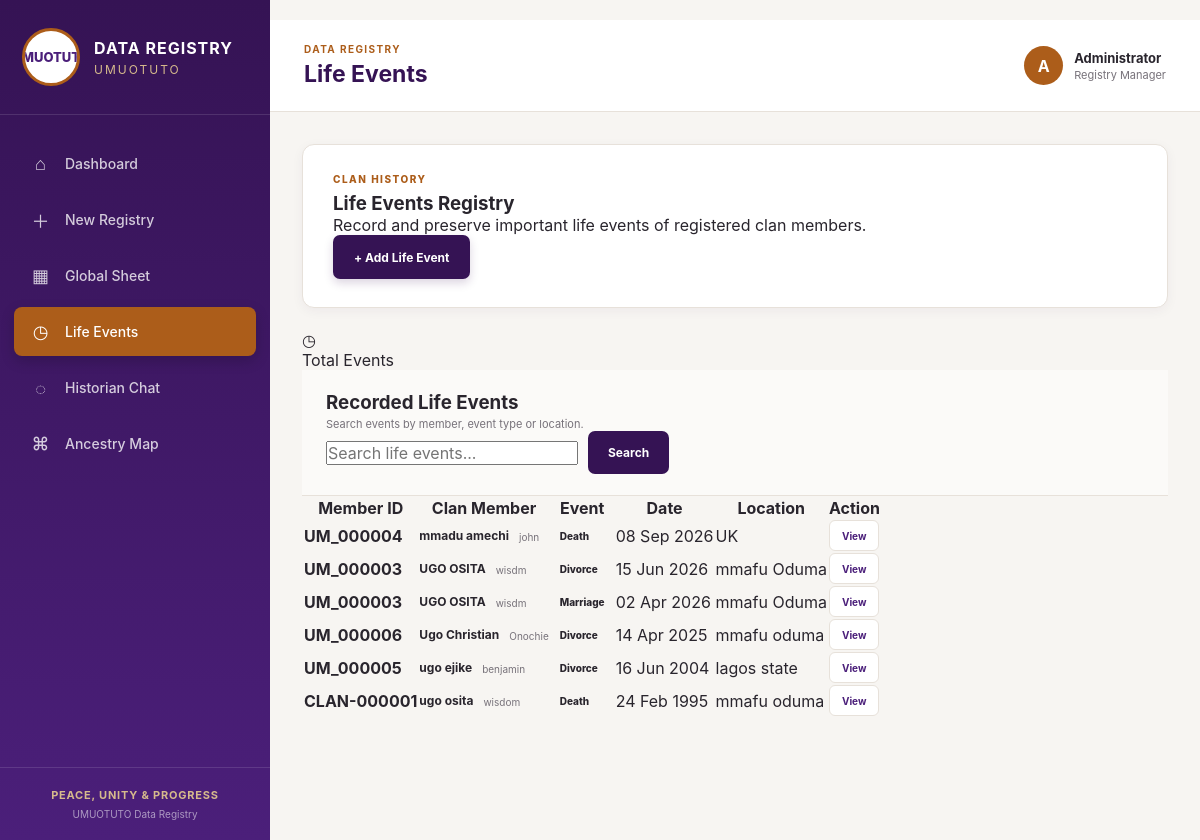
Page /life-events/ on the committed database.
### registry/models.py (models this page shows, shortened)
class LifeEvent(models.Model):
    EVENT_TYPE_CHOICES = [
        ("MARRIAGE", "Marriage"),
        ("DIVORCE", "Divorce"),
        ("DEATH", "Death"),
        ("NAME_CHANGE", "Name Change"),
        ("MIGRATION", "Migration"),
    ]
    member = models.ForeignKey(
        Registry,
        on_delete=models.CASCADE,
        related_name="life_events",
    )
    event_type = models.CharField(
        max_length=20,
        choices=EVENT_TYPE_CHOICES,
    )
    event_date = models.DateField()
    event_location = models.CharField(
        max_length=200,
        blank=True,
    )
    class Meta:
        ordering = ["-event_date"]
        verbose_name = "Life Event"
        verbose_name_plural = "Life Events"

class Registry(models.Model):
    ROOT_FAMILY_CHOICES = [
        ("UMUNANGWU", "Umunangwu"),
        ("UMUGBANOKE", "Umugbanoke"),
        ("UMUCHUKWU", "Umuchukwu"),
    ]
    GENDER_CHOICES = [
        ("MALE", "Male"),
        ("FEMALE", "Female"),
    ]
    MARITAL_STATUS_CHOICES = [
        ("SINGLE", "Single"),
        ("MARRIED", "Married"),
        ("DIVORCED", "Divorced"),
    ]
    aut_id = models.CharField(
        max_length=30,
        unique=True,
        editable=False,
        blank=True,
    )
    aut_reg_date = models.DateTimeField(
        auto_now_add=True,
    )
    family_root = models.CharField(
        max_length=30,
        choices=ROOT_FAMILY_CHOICES,
    )
    title = models.CharField(
        max_length=50,
        blank=True,
    )
    surname = models.CharField(
        max_length=100,
    )
    firstname = models.CharField(
        max_length=100,
    )
    middlename = models.CharField(
        max_length=100,
        blank=True,
    )
    nickname = models.CharField(
        max_length=100,
        blank=True,
    )
    phone_number = models.CharField(
        max_length=20,
        blank=True,
        validators=[phone_validator],
    )
    gender = models.CharField(
        max_length=10,
        choices=GENDER_CHOICES,
    )
    date_of_birth = models.DateField(
        null=True,
        blank=True,
    )
    place_of_birth = models.CharField(
        max_length=200,
        blank=True,
    )
    family_name = models.CharField(
        max_length=200,
        blank=True,
    )
    immediate_fathers_name = models.CharField(
        max_length=200,
        blank=True,
    )
    mother_name = models.CharField(
        max_length=200,
        blank=True,
    )
    mother_clan = models.CharField(
        max_length=200,
        blank=True,
    )
    mother_village = models.CharField(
        max_length=200,
        blank=True,
    )
    mother_state = models.CharField(
        max_length=200,
        blank=True,
    )
    mother_country = models.CharField(
        max_length=200,
        blank=True,
    )
    marital_status = models.CharField(
        max_length=20,
        choices=MARITAL_STATUS_CHOICES,
    )
    spouse_full_name = models.CharField(
        max_length=200,
        blank=True,
    )
    date_of_marriage = models.DateField(
        null=True,
        blank=True,
    )
    spouse_clan = models.CharField(
        max_length=200,
        blank=True,
    )
    spouse_village = models.CharField(
        max_length=200,
        blank=True,
    )
    spouse_state = models.CharField(
        max_length=200,
        blank=True,
    )
    spouse_country = models.CharField(
        max_length=200,
        blank=True,
    )
    date_of_divorce = models.DateField(
        null=True,
        blank=True,
    )
    academic_qualification = models.CharField(
        max_length=200,
        blank=True,
    )
    area_of_profession = models.CharField(
        max_length=200,
        blank=True,
    )
    occupation = models.CharField(
        max_length=200,
        blank=True,
    )
    class Meta:
        ordering = ["-aut_reg_date"]
        verbose_name = "Registry Record"
        verbose_name_plural = "Registry Records"

### registry/views.py (the view, shortened to what this page needs)
def life_events(request):
    query = (
        request.GET.get("q")
        or request.GET.get("search")
        or ""
    ).strip()
    events = (
        LifeEvent.objects
        .select_related("member")
        .order_by(
            "-event_date",
            "-id",
        )
    )
    context = {
        "events": events,
        "query": query,
        "search_query": query,
    }
    return render(
        request,
        "registry/life_events.html",
        context,
    )

### templates/registry/life_events.html (shortened to what this page needs)
{% extends "registry/base.html" %}
{% block page_heading %}
    Life Events
{% endblock %}
{% block content %}
<div class="page-intro">
    <div>
        <p class="section-kicker">CLAN HISTORY</p>
        <h3>
            Life Events Registry
        </h3>
        <p>
            Record and preserve important life events of registered clan members.
        </p>
    </div>
    <a
        href="{% url 'new_life_event' %}"
        class="primary-button"
    >
        + Add Life Event
    </a>
</div>
<div class="stats-grid">
    <div class="stat-card">
        <div class="stat-icon">
            ◷
        </div>
        <div>
            <span>Total Events</span>
        </div>
    </div>
</div>
<div class="table-card">
    <div class="table-header">
        <div>
            <h3>
                Recorded Life Events
            </h3>
            <p>
                Search events by member, event type or location.
            </p>
        </div>
        <form
            method="get"
            class="search-form"
        >
            <input
                type="search"
                name="search"
                value="{{ search_query }}"
                placeholder="Search life events..."
            >
            <button
                type="submit"
                class="search-button"
            >
                Search
            </button>
        </form>
    </div>
    {% if events %}
    <div class="table-wrapper">
        <table>
            <thead>
                <tr>
                    <th>Member ID</th>
                    <th>Clan Member</th>
                    <th>Event</th>
                    <th>Date</th>
                    <th>Location</th>
                    <th>Action</th>
                </tr>
            </thead>
            <tbody>
                {% for event in events %}
                <tr>
                    <td>
                        <strong>
                            {{ event.member.aut_id }}
                        </strong>
                    </td>
                    <td>
                        <div class="member-name">
                            <strong>
                                {{ event.member.surname }}
                                {{ event.member.firstname }}
                            </strong>
                            {% if event.member.middlename %}
                                <span>
                                    {{ event.member.middlename }}
                                </span>
                            {% endif %}
                        </div>
                    </td>
                    <td>
                        <span class="event-badge event-{{ event.event_type|lower }}">
                            {{ event.get_event_type_display }}
                        </span>
                    </td>
                    <td>
                        {{ event.event_date|date:"d M Y" }}
                    </td>
                    <td>
                        {% if event.event_location %}
                            {{ event.event_location }}
                        {% else %}
                            —
                        {% endif %}
                    </td>
                    <td>
                        <a
                            href="{% url 'view_life_event' event.pk %}"
                            class="view-button"
                        >
                            View
                        </a>
                    </td>
                </tr>
                {% endfor %}
            </tbody>
        </table>
    </div>
    {% endif %}
</div>
{% endblock %}

### static/css/main.css (style rules this page uses)
:root { --purple: #4B1F7A; --purple-dark: #351354; --purple-light: #6A3A99; --bronze: #AC5D1A; --orange: #D86D1E; --gold: #D6BA8C; --cream: #F7F5F2; --white: #FFFFFF; --text: #29252D; --muted: #77727A; --border: #E7E1DA; --danger: #B83232; --sidebar-width: 270px; }
* { margin: 0; padding: 0; box-sizing: border-box; }
html { scroll-behavior: smooth; }
body { font-family: Inter, -apple-system, BlinkMacSystemFont, "Segoe UI", sans-serif; background: var(--cream); color: var(--text); }
a { color: inherit; }
button, input, select, textarea { font: inherit; }
.section-kicker { color: var(--bronze); font-size: 10px; font-weight: 800; letter-spacing: 1.5px; margin-bottom: 7px; }
.next-button, .back-button, .cancel-button, .save-button, .primary-button, .secondary-button { height: 44px; padding: 0 21px; border-radius: 7px; font-family: inherit; font-size: 12px; font-weight: 700; cursor: pointer; text-decoration: none; display: inline-flex; align-items: center; justify-content: center; transition: background 0.2s ease, border-color 0.2s ease, color 0.2s ease, transform 0.2s ease, box-shadow 0.2s ease; }
.search-form { display: flex; align-items: center; gap: 10px; }
.search-button { height: 43px; padding: 0 20px; border: none; border-radius: 7px; background: var(--purple-dark); color: var(--white); font-family: inherit; font-size: 12px; font-weight: 700; cursor: pointer; }
.table-header { padding: 21px 24px; border-bottom: 1px solid var(--border); background: #FBFAF8; }
.table-header p { color: var(--muted); font-size: 11px; margin-top: 3px; }
.table-wrapper { width: 100%; overflow-x: auto; }
.member-name { display: flex; align-items: center; gap: 10px; }
.member-name strong { color: var(--text); font-size: 12px; font-weight: 700; }
.member-name span { color: var(--muted); font-size: 10px; margin-top: 2px; }
.view-button { display: inline-flex; align-items: center; justify-content: center; height: 31px; padding: 0 12px; border: 1px solid var(--border); border-radius: 6px; color: var(--purple); background: var(--white); text-decoration: none; font-size: 10px; font-weight: 700; }
.page-intro { background: var(--white); border: 1px solid var(--border); border-radius: 12px; padding: 28px 30px; margin-bottom: 22px; box-shadow: 0 3px 12px rgba(53, 19, 84, 0.05); }
.primary-button { border: none; background: var(--purple-dark); color: var(--white); box-shadow: 0 4px 10px rgba(53, 19, 84, 0.18); }
.event-badge { display: inline-flex; align-items: center; padding: 5px 9px; border-radius: 5px; font-size: 10px; font-weight: 800; white-space: nowrap; }

### rows in the picture
LifeEvent: member.aut_id "UM_000004", member.surname "mmadu", member.firstname "amechi", member.middlename "john", event_type "Death", event_date "08 Sep 2026", event_location "UK"
LifeEvent: member.aut_id "UM_000003", member.surname "UGO", member.firstname "OSITA", member.middlename "wisdm", event_type "Divorce", event_date "15 Jun 2026", event_location "mmafu Oduma"
LifeEvent: member.aut_id "UM_000003", member.surname "UGO", member.firstname "OSITA", member.middlename "wisdm", event_type "Marriage", event_date "02 Apr 2026", event_location "mmafu Oduma"
LifeEvent: member.aut_id "UM_000006", member.surname "Ugo", member.firstname "Christian", member.middlename "Onochie", event_type "Divorce", event_date "14 Apr 2025", event_location "mmafu oduma"
LifeEvent: member.aut_id "UM_000005", member.surname "ugo", member.firstname "ejike", member.middlename "benjamin", event_type "Divorce", event_date "16 Jun 2004", event_location "lagos state"
LifeEvent: member.aut_id "CLAN-000001", member.surname "ugo", member.firstname "osita", member.middlename "wisdom", event_type "Death", event_date "24 Feb 1995", event_location "mmafu oduma"
